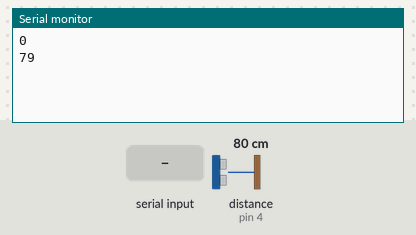
This sketch was run on a simulated Arduino Uno, built with avr-gcc and run on an emulated ATmega328P. Shown: the last lines printed to the serial monitor. Wiring (inferred from the names in the program): ultrasonic range finder: trigger pin 3; echo pin 4. The inputs (shaded band) are chosen by the test bench; at power-on: distance to the obstacle (sensor on pin 4) 80 cm. The echo pulse lasts 58.3 µs per cm.

Above: at 3.8 s.
3.9 s: distance to the obstacle (sensor on pin 4) set to 2 cm
5.4 s: "90,45\n" received over Serial
6.9 s: "30,150\n" received over Serial
At 7.2 s:
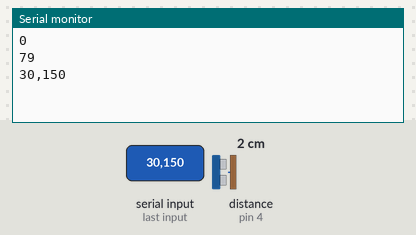
8.4 s: distance to the obstacle (sensor on pin 4) set to 4 cm
At 10.1 s:
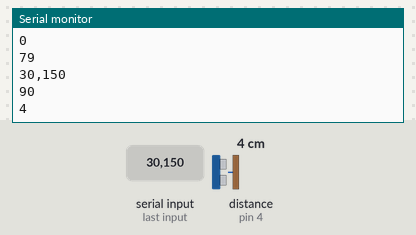
Timing chart, 0 to 10.9 s (numbered marks = the images above; inputs shaded):
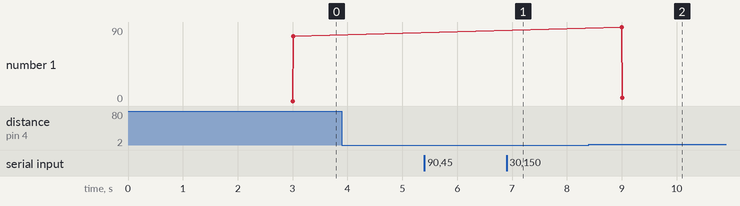

Measured:
- after the input at 6.9 s, the serial monitor: prints a new line at once (image 1)
- after the input at 8.4 s, the serial monitor: prints a new line after 0.61 s (image 2)
- plotted number 1: 79 → 4 after the input at 8.4 s

The sketch:

Ultrasonic_UNO.ino
```cpp
/* Arduino example sketch to control a JSN-SR04T ultrasonic distance sensor with Arduino. No library needed. More info: https://www.makerguides.com */

// Define Trig and Echo pin:
#define trigPin 3
#define echoPin 4
#define limitLed 5

// Define variables:
long duration;
int distance;


long lastMsg = 0;
String str;
int limit;

void setup() {
  // Define inputs and outputs
  pinMode(trigPin, OUTPUT);
  pinMode(echoPin, INPUT);

  // Begin Serial communication at a baudrate of 9600:
  Serial.begin(9600);

}

void loop() {
  long now = millis();
  if (now - lastMsg > 3000) {
   lastMsg = now;
//  int str = 30;
  if (Serial.available() > 0) {
      str = Serial.readStringUntil('\n');
      limit = str.toInt();
      Serial.println(Serial.readStringUntil('\n'));
////      lcd.print(Serial.readStringUntil('\n'));
      delay(100);

  }

  else{


  // Clear the trigPin by setting it LOW:
  digitalWrite(trigPin, LOW);

  delayMicroseconds(5);

 // Trigger the sensor by setting the trigPin high for 10 microseconds:
  digitalWrite(trigPin, HIGH);
  delayMicroseconds(10);
  digitalWrite(trigPin, LOW);

  // Read the echoPin. pulseIn() returns the duration (length of the pulse) in microseconds:
  duration = pulseIn(echoPin, HIGH);

  // Calculate the distance:
  distance = duration*0.0343/2;
    Serial.println(limit);
  // Print the distance on the Serial Monitor (Ctrl+Shift+M):
//  Serial.print("Distance = ");
  Serial.println(distance);
//  Serial.println(" cm");

  if(distance <= limit) {
  digitalWrite(limitLed, HIGH);
  delay(500);
  }
  else {
    digitalWrite(limitLed, LOW);
  }
  delay(1);
  }
  }
}
```
